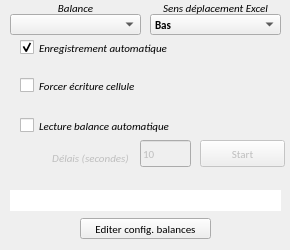
<?xml version="1.0" encoding="UTF-8"?>
<ui version="4.0">
 <class>MainWindow</class>
 <widget class="QMainWindow" name="MainWindow">
  <property name="windowModality">
   <enum>Qt::NonModal</enum>
  </property>
  <property name="geometry">
   <rect>
    <x>0</x>
    <y>0</y>
    <width>290</width>
    <height>250</height>
   </rect>
  </property>
  <property name="minimumSize">
   <size>
    <width>290</width>
    <height>115</height>
   </size>
  </property>
  <property name="maximumSize">
   <size>
    <width>290</width>
    <height>250</height>
   </size>
  </property>
  <property name="font">
   <font>
    <family>Calibri</family>
    <pointsize>8</pointsize>
   </font>
  </property>
  <property name="windowTitle">
   <string>Interface Balances - Excel</string>
  </property>
  <property name="windowIcon">
   <iconset>
    <normaloff>../../.designer/backup/Balance.png</normaloff>../../.designer/backup/Balance.png</iconset>
  </property>
  <property name="windowOpacity">
   <double>1.000000000000000</double>
  </property>
  <property name="layoutDirection">
   <enum>Qt::LeftToRight</enum>
  </property>
  <property name="autoFillBackground">
   <bool>true</bool>
  </property>
  <widget class="QWidget" name="centralwidget">
   <widget class="QComboBox" name="comboBox_deplacement">
    <property name="geometry">
     <rect>
      <x>150</x>
      <y>14</y>
      <width>131</width>
      <height>21</height>
     </rect>
    </property>
    <property name="font">
     <font>
      <weight>75</weight>
      <bold>true</bold>
     </font>
    </property>
    <property name="toolTip">
     <string>&lt;html&gt;&lt;head/&gt;&lt;body&gt;&lt;p align=&quot;center&quot;&gt;Sélectionner le sens de déplacement dans le tableau Excel&lt;/p&gt;&lt;/body&gt;&lt;/html&gt;</string>
    </property>
    <property name="whatsThis">
     <string>&lt;html&gt;&lt;head/&gt;&lt;body&gt;&lt;p&gt;&lt;br/&gt;&lt;/p&gt;&lt;/body&gt;&lt;/html&gt;</string>
    </property>
    <property name="styleSheet">
     <string notr="true"/>
    </property>
    <property name="iconSize">
     <size>
      <width>16</width>
      <height>16</height>
     </size>
    </property>
    <property name="modelColumn">
     <number>0</number>
    </property>
    <item>
     <property name="text">
      <string>Bas</string>
     </property>
    </item>
    <item>
     <property name="text">
      <string>Haut</string>
     </property>
    </item>
    <item>
     <property name="text">
      <string>Droite</string>
     </property>
    </item>
    <item>
     <property name="text">
      <string>Gauche</string>
     </property>
    </item>
   </widget>
   <widget class="QComboBox" name="comboBox_balances">
    <property name="geometry">
     <rect>
      <x>10</x>
      <y>14</y>
      <width>131</width>
      <height>21</height>
     </rect>
    </property>
    <property name="font">
     <font>
      <weight>75</weight>
      <bold>true</bold>
     </font>
    </property>
    <property name="toolTip">
     <string>&lt;html&gt;&lt;head/&gt;&lt;body&gt;&lt;p align=&quot;center&quot;&gt;Sélectionner la balance&lt;/p&gt;&lt;/body&gt;&lt;/html&gt;</string>
    </property>
    <property name="whatsThis">
     <string>&lt;html&gt;&lt;head/&gt;&lt;body&gt;&lt;p&gt;&lt;br/&gt;&lt;/p&gt;&lt;/body&gt;&lt;/html&gt;</string>
    </property>
    <property name="styleSheet">
     <string notr="true"/>
    </property>
    <property name="iconSize">
     <size>
      <width>16</width>
      <height>16</height>
     </size>
    </property>
   </widget>
   <widget class="QLabel" name="label">
    <property name="geometry">
     <rect>
      <x>15</x>
      <y>0</y>
      <width>121</width>
      <height>16</height>
     </rect>
    </property>
    <property name="font">
     <font>
      <family>Calibri</family>
      <pointsize>8</pointsize>
      <italic>true</italic>
     </font>
    </property>
    <property name="text">
     <string>&lt;html&gt;&lt;head/&gt;&lt;body&gt;&lt;p align=&quot;center&quot;&gt;Balance&lt;/p&gt;&lt;/body&gt;&lt;/html&gt;</string>
    </property>
   </widget>
   <widget class="QLabel" name="label_2">
    <property name="geometry">
     <rect>
      <x>150</x>
      <y>0</y>
      <width>131</width>
      <height>16</height>
     </rect>
    </property>
    <property name="font">
     <font>
      <family>Calibri</family>
      <italic>true</italic>
     </font>
    </property>
    <property name="text">
     <string>&lt;html&gt;&lt;head/&gt;&lt;body&gt;&lt;p align=&quot;center&quot;&gt;Sens déplacement Excel&lt;/p&gt;&lt;/body&gt;&lt;/html&gt;</string>
    </property>
   </widget>
   <widget class="QPushButton" name="BP_Edit_fichier_config">
    <property name="geometry">
     <rect>
      <x>80</x>
      <y>218</y>
      <width>131</width>
      <height>21</height>
     </rect>
    </property>
    <property name="font">
     <font>
      <italic>false</italic>
     </font>
    </property>
    <property name="toolTip">
     <string>&lt;html&gt;&lt;head/&gt;&lt;body&gt;&lt;p align=&quot;center&quot;&gt;Ajouter / modifier / supprimer les paramètres d'une balance&lt;/p&gt;&lt;/body&gt;&lt;/html&gt;</string>
    </property>
    <property name="text">
     <string>Editer config. balances</string>
    </property>
   </widget>
   <widget class="QLabel" name="Affich_log">
    <property name="geometry">
     <rect>
      <x>10</x>
      <y>190</y>
      <width>271</width>
      <height>21</height>
     </rect>
    </property>
    <property name="font">
     <font>
      <family>Calibri</family>
      <pointsize>10</pointsize>
      <weight>75</weight>
      <bold>true</bold>
     </font>
    </property>
    <property name="toolTip">
     <string>&lt;html&gt;&lt;head/&gt;&lt;body&gt;&lt;p align=&quot;center&quot;&gt;Boîte de dialogue&lt;/p&gt;&lt;/body&gt;&lt;/html&gt;</string>
    </property>
    <property name="styleSheet">
     <string notr="true">background-color: rgb(255, 255, 255);</string>
    </property>
    <property name="text">
     <string/>
    </property>
    <property name="alignment">
     <set>Qt::AlignCenter</set>
    </property>
   </widget>
   <widget class="QCheckBox" name="Save_continu">
    <property name="geometry">
     <rect>
      <x>20</x>
      <y>32</y>
      <width>191</width>
      <height>31</height>
     </rect>
    </property>
    <property name="font">
     <font>
      <italic>true</italic>
     </font>
    </property>
    <property name="toolTip">
     <string>&lt;html&gt;&lt;head/&gt;&lt;body&gt;&lt;p align=&quot;center&quot;&gt;Enregistrement automatique du fichier Excel après chaque acquisition&lt;/p&gt;&lt;/body&gt;&lt;/html&gt;</string>
    </property>
    <property name="text">
     <string>Enregistrement automatique</string>
    </property>
    <property name="checked">
     <bool>true</bool>
    </property>
    <property name="tristate">
     <bool>false</bool>
    </property>
   </widget>
   <widget class="QCheckBox" name="Del_cell">
    <property name="geometry">
     <rect>
      <x>20</x>
      <y>70</y>
      <width>181</width>
      <height>31</height>
     </rect>
    </property>
    <property name="font">
     <font>
      <italic>true</italic>
     </font>
    </property>
    <property name="toolTip">
     <string>&lt;html&gt;&lt;head/&gt;&lt;body&gt;&lt;p align=&quot;center&quot;&gt;Forcer l'écriture quel que soit le contenu de la cellule du tableau Excel&lt;/p&gt;&lt;/body&gt;&lt;/html&gt;</string>
    </property>
    <property name="text">
     <string>Forcer écriture cellule</string>
    </property>
    <property name="checked">
     <bool>false</bool>
    </property>
    <property name="tristate">
     <bool>false</bool>
    </property>
   </widget>
   <widget class="QCheckBox" name="auto_read_check">
    <property name="geometry">
     <rect>
      <x>20</x>
      <y>110</y>
      <width>201</width>
      <height>31</height>
     </rect>
    </property>
    <property name="font">
     <font>
      <italic>true</italic>
     </font>
    </property>
    <property name="toolTip">
     <string>&lt;html&gt;&lt;head/&gt;&lt;body&gt;&lt;p align=&quot;center&quot;&gt;Forcer l'écriture quel que soit le contenu de la cellule du tableau Excel&lt;/p&gt;&lt;/body&gt;&lt;/html&gt;</string>
    </property>
    <property name="text">
     <string>Lecture balance automatique</string>
    </property>
    <property name="checked">
     <bool>false</bool>
    </property>
    <property name="tristate">
     <bool>false</bool>
    </property>
   </widget>
   <widget class="QLineEdit" name="auto_read_delay">
    <property name="enabled">
     <bool>false</bool>
    </property>
    <property name="geometry">
     <rect>
      <x>140</x>
      <y>140</y>
      <width>51</width>
      <height>27</height>
     </rect>
    </property>
    <property name="text">
     <string>10</string>
    </property>
    <property name="maxLength">
     <number>4</number>
    </property>
   </widget>
   <widget class="QLabel" name="auto_read_text">
    <property name="enabled">
     <bool>false</bool>
    </property>
    <property name="geometry">
     <rect>
      <x>40</x>
      <y>150</y>
      <width>101</width>
      <height>16</height>
     </rect>
    </property>
    <property name="font">
     <font>
      <family>Calibri</family>
      <pointsize>8</pointsize>
      <italic>true</italic>
     </font>
    </property>
    <property name="text">
     <string>&lt;html&gt;&lt;head/&gt;&lt;body&gt;&lt;p align=&quot;center&quot;&gt;Délais (secondes)&lt;/p&gt;&lt;/body&gt;&lt;/html&gt;</string>
    </property>
   </widget>
   <widget class="QPushButton" name="auto_read_start">
    <property name="enabled">
     <bool>false</bool>
    </property>
    <property name="geometry">
     <rect>
      <x>200</x>
      <y>140</y>
      <width>85</width>
      <height>27</height>
     </rect>
    </property>
    <property name="text">
     <string>Start</string>
    </property>
   </widget>
  </widget>
 </widget>
 <tabstops>
  <tabstop>comboBox_balances</tabstop>
  <tabstop>comboBox_deplacement</tabstop>
  <tabstop>Save_continu</tabstop>
  <tabstop>Del_cell</tabstop>
  <tabstop>BP_Edit_fichier_config</tabstop>
 </tabstops>
 <resources/>
 <connections/>
</ui>
